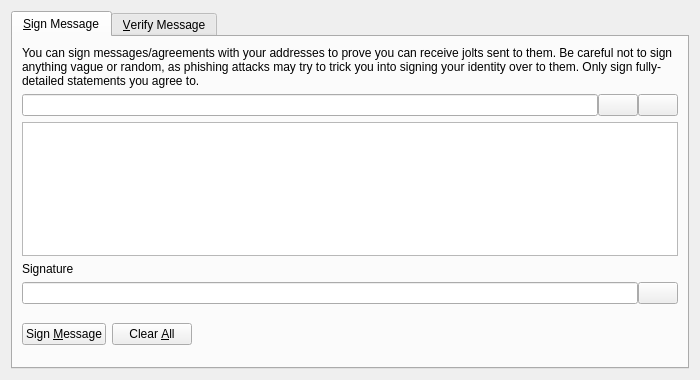
<?xml version="1.0" encoding="UTF-8"?>
<ui version="4.0">
 <class>SignVerifyMessageDialog</class>
 <widget class="QDialog" name="SignVerifyMessageDialog">
  <property name="geometry">
   <rect>
    <x>0</x>
    <y>0</y>
    <width>700</width>
    <height>380</height>
   </rect>
  </property>
  <property name="windowTitle">
   <string>Signatures - Sign / Verify a Message</string>
  </property>
  <property name="modal">
   <bool>true</bool>
  </property>
  <layout class="QVBoxLayout" name="verticalLayout">
   <item>
    <widget class="QTabWidget" name="tabWidget">
     <property name="currentIndex">
      <number>0</number>
     </property>
     <widget class="QWidget" name="tabSignMessage">
      <attribute name="title">
       <string>&amp;Sign Message</string>
      </attribute>
      <layout class="QVBoxLayout" name="verticalLayout_SM">
       <item>
        <widget class="QLabel" name="infoLabel_SM">
         <property name="text">
          <string>You can sign messages/agreements with your addresses to prove you can receive jolts sent to them. Be careful not to sign anything vague or random, as phishing attacks may try to trick you into signing your identity over to them. Only sign fully-detailed statements you agree to.</string>
         </property>
         <property name="textFormat">
          <enum>Qt::PlainText</enum>
         </property>
         <property name="wordWrap">
          <bool>true</bool>
         </property>
        </widget>
       </item>
       <item>
        <layout class="QHBoxLayout" name="horizontalLayout_1_SM">
         <property name="spacing">
          <number>0</number>
         </property>
         <item>
          <widget class="QValidatedLineEdit" name="addressIn_SM">
           <property name="toolTip">
            <string>The Jolt address to sign the message with</string>
           </property>
          </widget>
         </item>
         <item>
          <widget class="QPushButton" name="addressBookButton_SM">
           <property name="toolTip">
            <string>Choose previously used address</string>
           </property>
           <property name="text">
            <string/>
           </property>
           <property name="icon">
            <iconset resource="../bitcoin.qrc">
             <normaloff>:/icons/address-book</normaloff>:/icons/address-book</iconset>
           </property>
           <property name="shortcut">
            <string>Alt+A</string>
           </property>
           <property name="autoDefault">
            <bool>false</bool>
           </property>
          </widget>
         </item>
         <item>
          <widget class="QPushButton" name="pasteButton_SM">
           <property name="toolTip">
            <string>Paste address from clipboard</string>
           </property>
           <property name="text">
            <string/>
           </property>
           <property name="icon">
            <iconset resource="../bitcoin.qrc">
             <normaloff>:/icons/editpaste</normaloff>:/icons/editpaste</iconset>
           </property>
           <property name="shortcut">
            <string>Alt+P</string>
           </property>
           <property name="autoDefault">
            <bool>false</bool>
           </property>
          </widget>
         </item>
        </layout>
       </item>
       <item>
        <widget class="QPlainTextEdit" name="messageIn_SM">
         <property name="toolTip">
          <string>Enter the message you want to sign here</string>
         </property>
        </widget>
       </item>
       <item>
        <widget class="QLabel" name="signatureLabel_SM">
         <property name="text">
          <string>Signature</string>
         </property>
         <property name="textFormat">
          <enum>Qt::PlainText</enum>
         </property>
        </widget>
       </item>
       <item>
        <layout class="QHBoxLayout" name="horizontalLayout_2_SM">
         <property name="spacing">
          <number>0</number>
         </property>
         <item>
          <widget class="QLineEdit" name="signatureOut_SM">
           <property name="font">
            <font>
             <italic>true</italic>
            </font>
           </property>
           <property name="readOnly">
            <bool>true</bool>
           </property>
          </widget>
         </item>
         <item>
          <widget class="QPushButton" name="copySignatureButton_SM">
           <property name="toolTip">
            <string>Copy the current signature to the system clipboard</string>
           </property>
           <property name="text">
            <string/>
           </property>
           <property name="icon">
            <iconset resource="../bitcoin.qrc">
             <normaloff>:/icons/editcopy</normaloff>:/icons/editcopy</iconset>
           </property>
           <property name="autoDefault">
            <bool>false</bool>
           </property>
          </widget>
         </item>
        </layout>
       </item>
       <item>
        <layout class="QHBoxLayout" name="horizontalLayout_3_SM">
         <item>
          <widget class="QPushButton" name="signMessageButton_SM">
           <property name="toolTip">
            <string>Sign the message to prove you own this Jolt address</string>
           </property>
           <property name="text">
            <string>Sign &amp;Message</string>
           </property>
           <property name="icon">
            <iconset resource="../bitcoin.qrc">
             <normaloff>:/icons/edit</normaloff>:/icons/edit</iconset>
           </property>
           <property name="autoDefault">
            <bool>false</bool>
           </property>
          </widget>
         </item>
         <item>
          <widget class="QPushButton" name="clearButton_SM">
           <property name="toolTip">
            <string>Reset all sign message fields</string>
           </property>
           <property name="text">
            <string>Clear &amp;All</string>
           </property>
           <property name="icon">
            <iconset resource="../bitcoin.qrc">
             <normaloff>:/icons/remove</normaloff>:/icons/remove</iconset>
           </property>
           <property name="autoDefault">
            <bool>false</bool>
           </property>
          </widget>
         </item>
         <item>
          <spacer name="horizontalSpacer_1_SM">
           <property name="orientation">
            <enum>Qt::Horizontal</enum>
           </property>
           <property name="sizeHint" stdset="0">
            <size>
             <width>40</width>
             <height>48</height>
            </size>
           </property>
          </spacer>
         </item>
         <item>
          <widget class="QLabel" name="statusLabel_SM">
           <property name="font">
            <font>
             <weight>75</weight>
             <bold>true</bold>
            </font>
           </property>
           <property name="text">
            <string/>
           </property>
           <property name="wordWrap">
            <bool>true</bool>
           </property>
          </widget>
         </item>
         <item>
          <spacer name="horizontalSpacer_2_SM">
           <property name="orientation">
            <enum>Qt::Horizontal</enum>
           </property>
           <property name="sizeHint" stdset="0">
            <size>
             <width>40</width>
             <height>48</height>
            </size>
           </property>
          </spacer>
         </item>
        </layout>
       </item>
      </layout>
     </widget>
     <widget class="QWidget" name="tabVerifyMessage">
      <attribute name="title">
       <string>&amp;Verify Message</string>
      </attribute>
      <layout class="QVBoxLayout" name="verticalLayout_VM">
       <item>
        <widget class="QLabel" name="infoLabel_VM">
         <property name="text">
          <string>Enter the receiver's address, message (ensure you copy line breaks, spaces, tabs, etc. exactly) and signature below to verify the message. Be careful not to read more into the signature than what is in the signed message itself, to avoid being tricked by a man-in-the-middle attack. Note that this only proves the signing party receives with the address, it cannot prove sendership of any transaction!</string>
         </property>
         <property name="textFormat">
          <enum>Qt::PlainText</enum>
         </property>
         <property name="alignment">
          <set>Qt::AlignLeading|Qt::AlignLeft|Qt::AlignTop</set>
         </property>
         <property name="wordWrap">
          <bool>true</bool>
         </property>
        </widget>
       </item>
       <item>
        <layout class="QHBoxLayout" name="horizontalLayout_1_VM">
         <property name="spacing">
          <number>0</number>
         </property>
         <item>
          <widget class="QValidatedLineEdit" name="addressIn_VM">
           <property name="toolTip">
            <string>The Jolt address the message was signed with</string>
           </property>
          </widget>
         </item>
         <item>
          <widget class="QPushButton" name="addressBookButton_VM">
           <property name="toolTip">
            <string>Choose previously used address</string>
           </property>
           <property name="text">
            <string/>
           </property>
           <property name="icon">
            <iconset resource="../bitcoin.qrc">
             <normaloff>:/icons/address-book</normaloff>:/icons/address-book</iconset>
           </property>
           <property name="shortcut">
            <string>Alt+A</string>
           </property>
           <property name="autoDefault">
            <bool>false</bool>
           </property>
          </widget>
         </item>
        </layout>
       </item>
       <item>
        <widget class="QPlainTextEdit" name="messageIn_VM"/>
       </item>
       <item>
        <widget class="QValidatedLineEdit" name="signatureIn_VM"/>
       </item>
       <item>
        <layout class="QHBoxLayout" name="horizontalLayout_2_VM">
         <item>
          <widget class="QPushButton" name="verifyMessageButton_VM">
           <property name="toolTip">
            <string>Verify the message to ensure it was signed with the specified Jolt address</string>
           </property>
           <property name="text">
            <string>Verify &amp;Message</string>
           </property>
           <property name="icon">
            <iconset resource="../bitcoin.qrc">
             <normaloff>:/icons/transaction_0</normaloff>:/icons/transaction_0</iconset>
           </property>
           <property name="autoDefault">
            <bool>false</bool>
           </property>
          </widget>
         </item>
         <item>
          <widget class="QPushButton" name="clearButton_VM">
           <property name="toolTip">
            <string>Reset all verify message fields</string>
           </property>
           <property name="text">
            <string>Clear &amp;All</string>
           </property>
           <property name="icon">
            <iconset resource="../bitcoin.qrc">
             <normaloff>:/icons/remove</normaloff>:/icons/remove</iconset>
           </property>
           <property name="autoDefault">
            <bool>false</bool>
           </property>
          </widget>
         </item>
         <item>
          <spacer name="horizontalSpacer_1_VM">
           <property name="orientation">
            <enum>Qt::Horizontal</enum>
           </property>
           <property name="sizeHint" stdset="0">
            <size>
             <width>40</width>
             <height>48</height>
            </size>
           </property>
          </spacer>
         </item>
         <item>
          <widget class="QLabel" name="statusLabel_VM">
           <property name="font">
            <font>
             <weight>75</weight>
             <bold>true</bold>
            </font>
           </property>
           <property name="text">
            <string/>
           </property>
           <property name="wordWrap">
            <bool>true</bool>
           </property>
          </widget>
         </item>
         <item>
          <spacer name="horizontalSpacer_2_VM">
           <property name="orientation">
            <enum>Qt::Horizontal</enum>
           </property>
           <property name="sizeHint" stdset="0">
            <size>
             <width>40</width>
             <height>48</height>
            </size>
           </property>
          </spacer>
         </item>
        </layout>
       </item>
      </layout>
     </widget>
    </widget>
   </item>
  </layout>
 </widget>
 <customwidgets>
  <customwidget>
   <class>QValidatedLineEdit</class>
   <extends>QLineEdit</extends>
   <header>qvalidatedlineedit.h</header>
  </customwidget>
 </customwidgets>
 <resources>
  <include location="../bitcoin.qrc"/>
 </resources>
 <connections/>
</ui>
